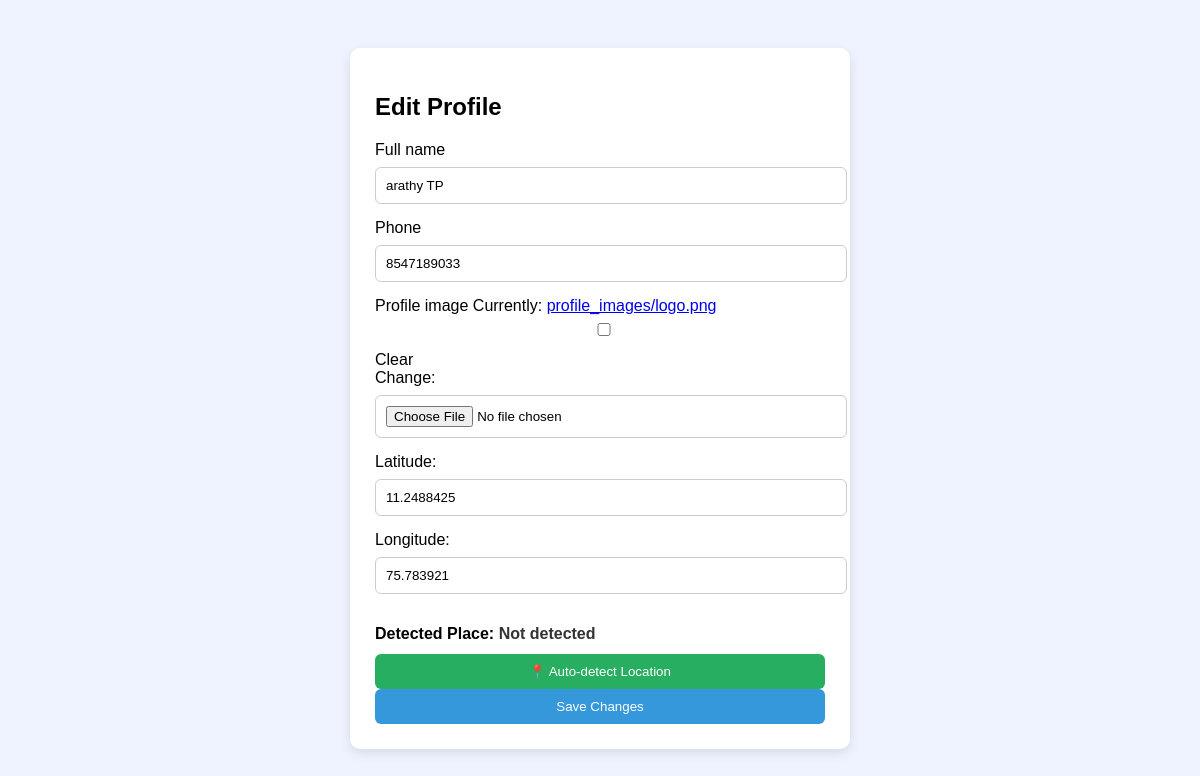
The page /profile/edit/ (signed in) on the database as committed earlier.
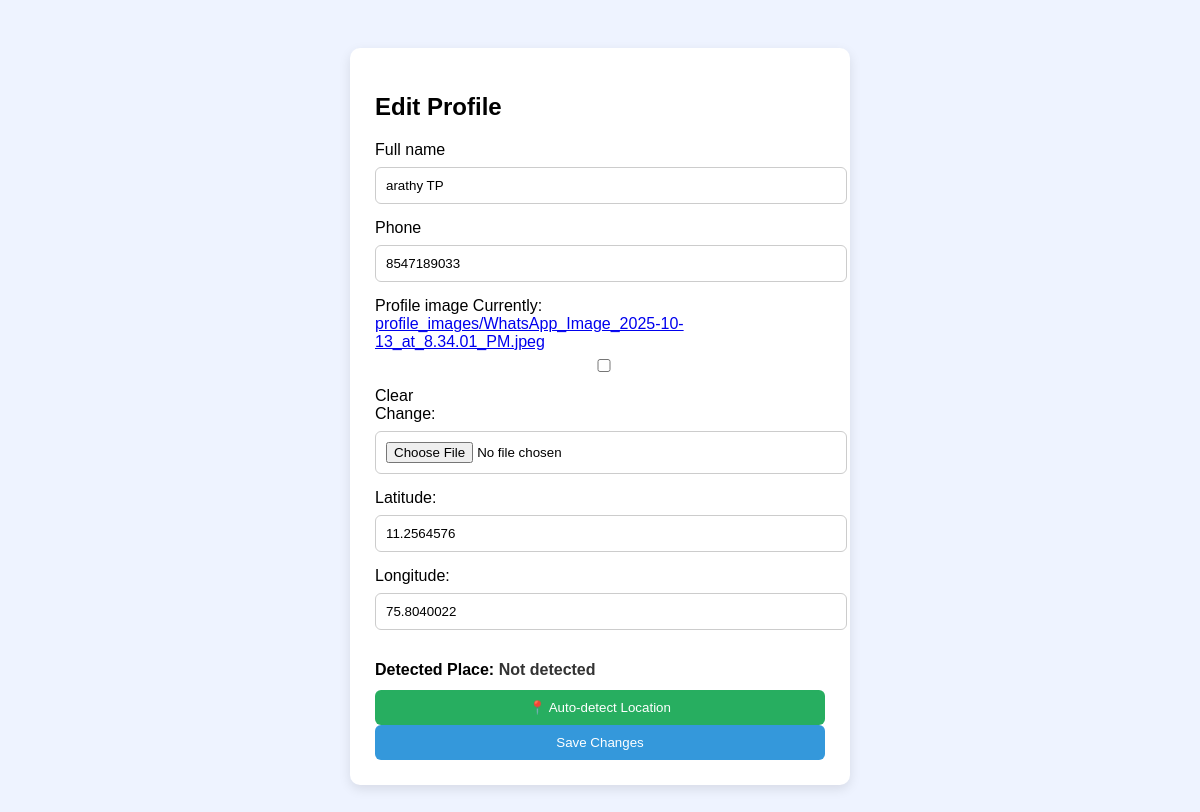
The same page on the database as committed later.
### shop/models.py (models this page shows, shortened)
class Profile(models.Model):
    user = models.OneToOneField(User, on_delete=models.CASCADE)
    full_name = models.CharField(max_length=255, default="User")
    phone = models.CharField(max_length=20, blank=True, null=True)
    profile_image = models.ImageField(upload_to="profile_images/", blank=True, null=True)
    latitude = models.CharField(max_length=100, blank=True, null=True)
    longitude = models.CharField(max_length=100, blank=True, null=True)

### shop/views.py (the view)
# urls.py: path("profile/edit/", views.edit_profile, name="edit_profile"),
@login_required
def edit_profile(request):
    profile = request.user.profile
    if request.method == "POST":
        form = ProfileForm(request.POST, request.FILES, instance=profile)
        if form.is_valid():
            profile = form.save(commit=False)
            profile.latitude = request.POST.get("latitude")
            profile.longitude = request.POST.get("longitude")
            profile.save()
            messages.success(request, "Profile updated successfully!")
            return redirect("profile")
        else:
            messages.error(request, "Invalid data submitted!")
    else:
        form = ProfileForm(instance=profile)
    return render(request, "edit_profile.html", {"form": form, "profile": profile})

### shop/forms.py
class ProfileForm(forms.ModelForm):
    class Meta:
        model = Profile
        fields = ['full_name', 'phone', 'profile_image']

### shop/templates/edit_profile.html (shortened to what this page needs)
{% load static %}
<!DOCTYPE html>
<html>
<head>
</head>
<body>
<div class="form-box">
    <h2>Edit Profile</h2>
    <form method="POST" enctype="multipart/form-data">
        {{ form.full_name.label }}
        {{ form.full_name }}
        {{ form.phone.label }}
        {{ form.phone }}
        {{ form.profile_image.label }}
        {{ form.profile_image }}
        <label>Latitude:</label>
        <input type="text" id="latitude" name="latitude" value="{{ profile.latitude }}" readonly>
        <label>Longitude:</label>
        <input type="text" id="longitude" name="longitude" value="{{ profile.longitude }}" readonly>
        <p><strong>Detected Place:</strong> <span id="place_result">Not detected</span></p>
        <button type="button" id="detectBtn">📍 Auto-detect Location</button>
        <button type="submit">Save Changes</button>
    </form>
</div>
</body>
</html>

### shop/templates/edit_profile.html (style rules this page uses)
body { font-family: Arial; background: #eef3ff; padding: 40px; }
.form-box { max-width: 450px; background: white; padding: 25px; border-radius: 10px; margin: auto; box-shadow: 0 4px 12px rgba(0,0,0,0.1); }
input { width: 100%; padding: 10px; margin-top: 8px; margin-bottom: 15px; border-radius: 6px; border: 1px solid #ccc; }
button { padding: 10px; width: 100%; background: #3498db; color: white; border: none; border-radius: 6px; cursor: pointer; }
#detectBtn { background: #27ae60; margin-top: -5px; }
#place_result { font-weight: bold; color: #333; }

Rows that differ between the two databases and show on the page:
changed Profile "arathy TP": latitude "11.2488425" → "11.2564576"; longitude "75.783921" → "75.8040022"
Other text that changed with them:
text no longer shown: "Currently: profile_images/logo.png Clear Change:"
text now shown: "Currently: profile_images/WhatsApp_Image_2025-10-13_at_8.34.01_PM.jpeg Clear Change:"
